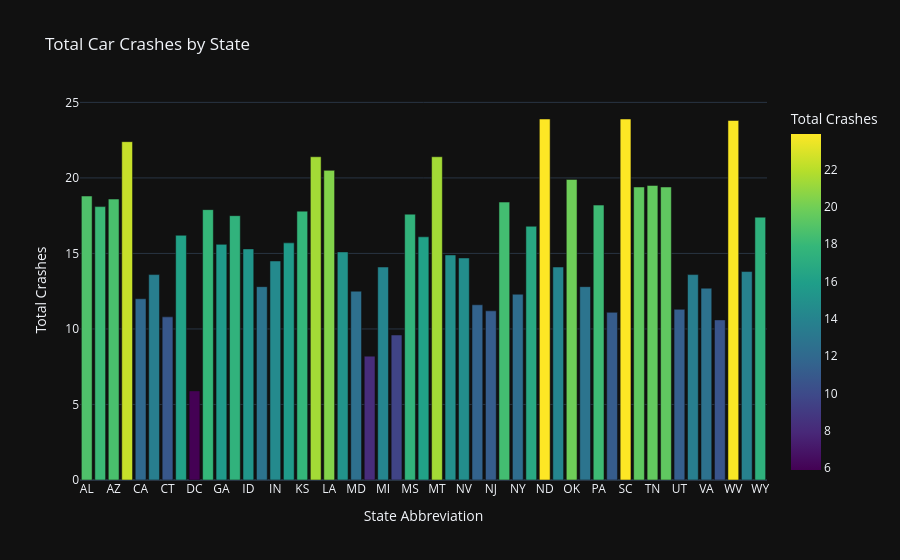

Source (notebook cell):
### Code cell
fig = px.bar(df, x='abbrev', y='total',color='total', color_continuous_scale='Viridis',template='plotly_dark',
                 title='Total Car Crashes by State',
                 labels={'abbrev': 'State Abbreviation', 'total': 'Total Crashes'})
fig.show()

### Figure 1 — Plotly figure (JSON) as saved in the notebook; plotly's stock layout.template omitted (floating-point values rounded to 4 significant figures)
{"data": [{"hovertemplate": "State Abbreviation=%{x}<br>Total Crashes=%{marker.color}<extra></extra>", "legendgroup": "", "marker": {"color": [18.8, 18.1, 18.6, 22.4, 12.0, 13.6, 10.8, 16.2, 5.9, 17.9, 15.6, 17.5, 15.3, 12.8, 14.5, 15.7, 17.8, 21.4, 20.5, 15.1, 12.5, 8.2, 14.1, 9.6, 17.6, 16.1, 21.4, 14.9, 14.7, 11.6, 11.2, 18.4, 12.3, 16.8, 23.9, 14.1, 19.9, 12.8, 18.2, 11.1, 23.9, 19.4, 19.5, 19.4, 11.3, 13.6, 12.7, 10.6, 23.8, 13.8, 17.4], "coloraxis": "coloraxis", "pattern": {"shape": ""}}, "name": "", "orientation": "v", "showlegend": false, "textposition": "auto", "type": "bar", "x": ["AL", "AK", "AZ", "AR", "CA", "CO", "CT", "DE", "DC", "FL", "GA", "HI", "ID", "IL", "IN", "IA", "KS", "KY", "LA", "ME", "MD", "MA", "MI", "MN", "MS", "MO", "MT", "NE", "NV", "NH", "NJ", "NM", "NY", "NC", "ND", "OH", "OK", "OR", "PA", "RI", "SC", "SD", "TN", "TX", "UT", "VT", "VA", "WA", "WV", "WI", "WY"], "xaxis": "x", "y": [18.8, 18.1, 18.6, 22.4, 12.0, 13.6, 10.8, 16.2, 5.9, 17.9, 15.6, 17.5, 15.3, 12.8, 14.5, 15.7, 17.8, 21.4, 20.5, 15.1, 12.5, 8.2, 14.1, 9.6, 17.6, 16.1, 21.4, 14.9, 14.7, 11.6, 11.2, 18.4, 12.3, 16.8, 23.9, 14.1, 19.9, 12.8, 18.2, 11.1, 23.9, 19.4, 19.5, 19.4, 11.3, 13.6, 12.7, 10.6, 23.8, 13.8, 17.4], "yaxis": "y"}], "layout": {"barmode": "relative", "coloraxis": {"autocolorscale": false, "colorbar": {"title": {"text": "Total Crashes"}}, "colorscale": [[0, "#440154"], [0.1111, "#482878"], [0.2222, "#3e4989"], [0.3333, "#31688e"], [0.4444, "#26828e"], [0.5556, "#1f9e89"], [0.6667, "#35b779"], [0.7778, "#6ece58"], [0.8889, "#b5de2b"], [1, "#fde725"]]}, "legend": {"tracegroupgap": 0}, "title": {"text": "Total Car Crashes by State"}, "xaxis": {"anchor": "y", "domain": [0, 1], "title": {"text": "State Abbreviation"}}, "yaxis": {"anchor": "x", "domain": [0, 1], "title": {"text": "Total Crashes"}}}}
